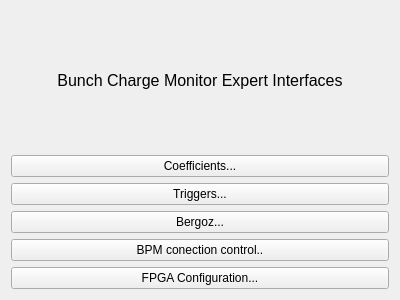
<?xml version="1.0" encoding="UTF-8"?>
<ui version="4.0">
 <class>Form</class>
 <widget class="QWidget" name="Form">
  <property name="geometry">
   <rect>
    <x>0</x>
    <y>0</y>
    <width>400</width>
    <height>300</height>
   </rect>
  </property>
  <property name="windowTitle">
   <string>Bunch Charge Expert ${CHAN} </string>
  </property>
  <layout class="QGridLayout" name="gridLayout_2">
   <item row="0" column="0">
    <layout class="QVBoxLayout" name="verticalLayout_4">
     <item>
      <widget class="QLabel" name="label">
       <property name="font">
        <font>
         <pointsize>12</pointsize>
        </font>
       </property>
       <property name="text">
        <string>Bunch Charge Monitor Expert Interfaces</string>
       </property>
       <property name="alignment">
        <set>Qt::AlignCenter</set>
       </property>
      </widget>
     </item>
     <item>
      <widget class="PyDMRelatedDisplayButton" name="Coef">
       <property name="toolTip">
        <string/>
       </property>
       <property name="text">
        <string>Coefficients...</string>
       </property>
       <property name="filenames" stdset="0">
        <stringlist>
         <string>bcm_equation_params_SC.ui</string>
        </stringlist>
       </property>
       <property name="macros" stdset="0">
        <stringlist/>
       </property>
      </widget>
     </item>
     <item>
      <widget class="PyDMRelatedDisplayButton" name="Trig">
       <property name="toolTip">
        <string/>
       </property>
       <property name="text">
        <string>Triggers...</string>
       </property>
       <property name="filenames" stdset="0">
        <stringlist>
         <string>$PYDM/evnt/tprDiagSC.ui</string>
        </stringlist>
       </property>
      </widget>
     </item>
     <item>
      <widget class="PyDMRelatedDisplayButton" name="Bergoz">
       <property name="toolTip">
        <string/>
       </property>
       <property name="text">
        <string>Bergoz...</string>
       </property>
       <property name="filenames" stdset="0">
        <stringlist>
         <string>bergozMain.ui</string>
        </stringlist>
       </property>
      </widget>
     </item>
     <item>
      <widget class="PyDMRelatedDisplayButton" name="PyDMRelatedDisplayButton">
       <property name="toolTip">
        <string/>
       </property>
       <property name="text">
        <string>BPM conection control..</string>
       </property>
       <property name="filenames" stdset="0">
        <stringlist>
         <string>bpm_control.ui</string>
        </stringlist>
       </property>
       <property name="titles" stdset="0">
        <stringlist/>
       </property>
       <property name="macros" stdset="0">
        <stringlist>
         <string>POS=IM01</string>
        </stringlist>
       </property>
       <property name="openInNewWindow" stdset="0">
        <bool>true</bool>
       </property>
      </widget>
     </item>
     <item>
      <widget class="PyDMRelatedDisplayButton" name="FPGAConfig">
       <property name="toolTip">
        <string/>
       </property>
       <property name="text">
        <string>FPGA Configuration...</string>
       </property>
       <property name="filenames" stdset="0">
        <stringlist>
         <string>$PYDM/gadc/general/fpga_config.py</string>
        </stringlist>
       </property>
      </widget>
     </item>
    </layout>
   </item>
  </layout>
 </widget>
 <customwidgets>
  <customwidget>
   <class>PyDMRelatedDisplayButton</class>
   <extends>QPushButton</extends>
   <header>pydm.widgets.related_display_button</header>
  </customwidget>
 </customwidgets>
 <resources/>
 <connections/>
</ui>
